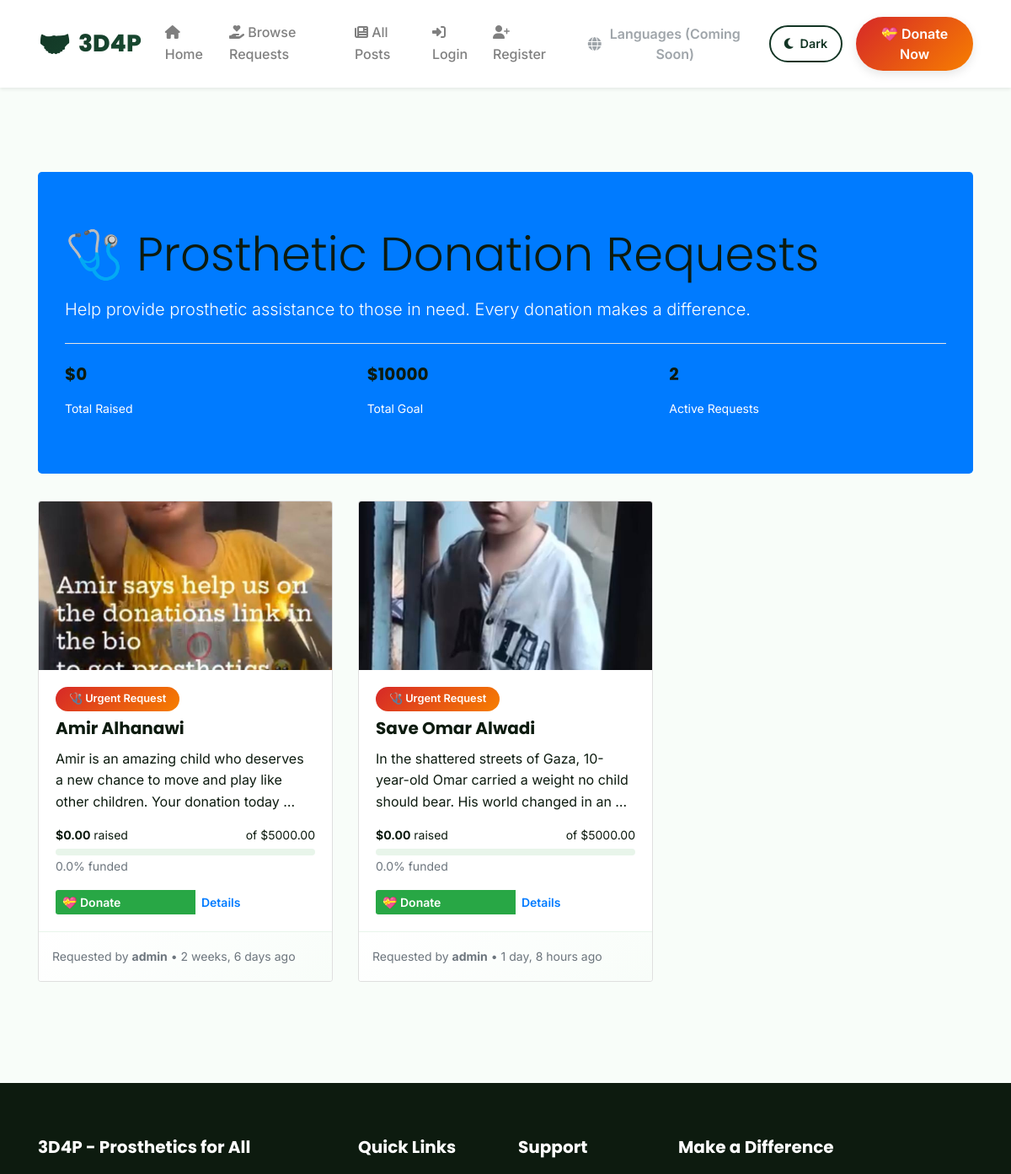
The app's page /donations/ (upper part), older data.
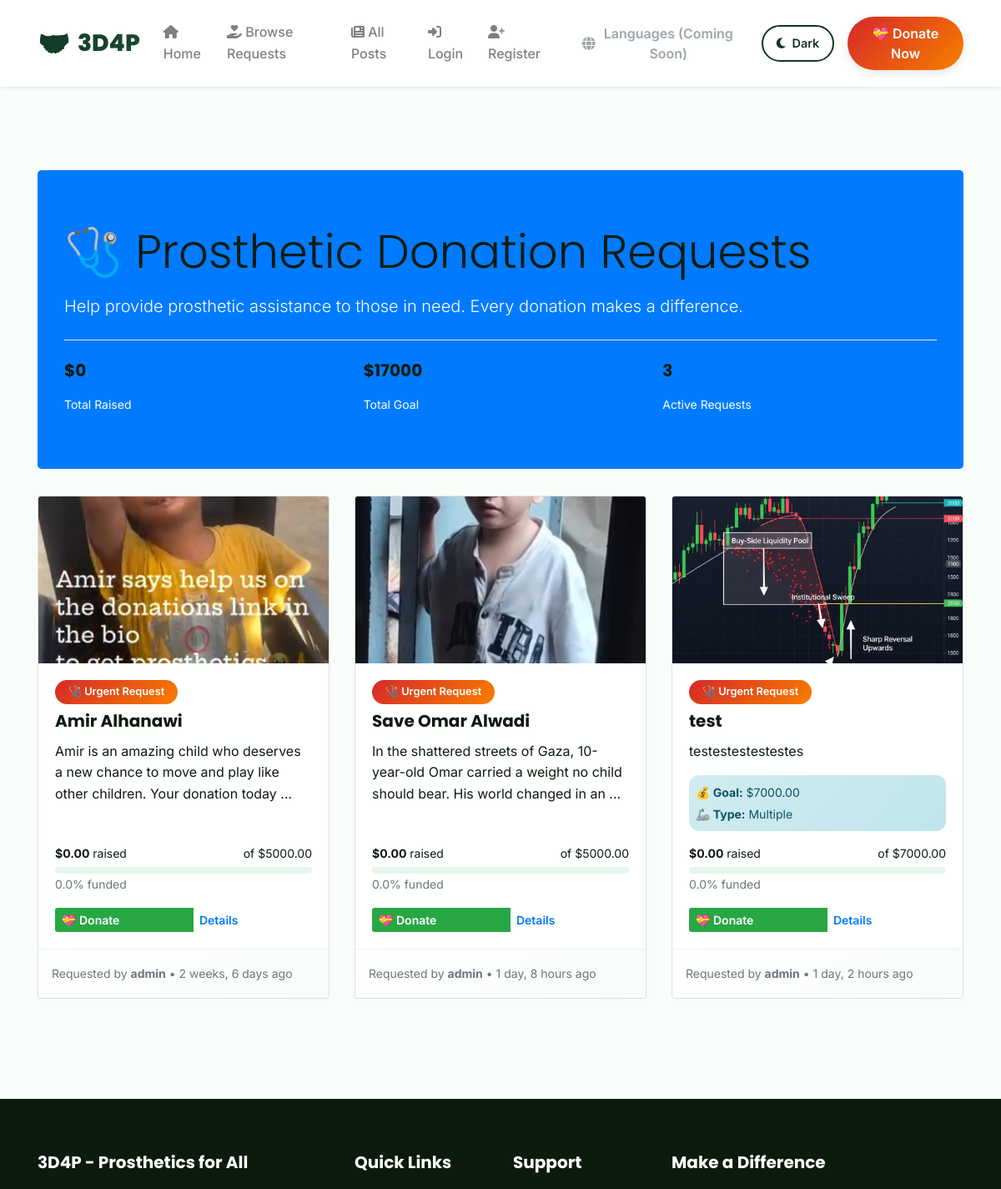
The same page, newer data.
### posts/models.py (models this page shows, shortened)
class Post(models.Model):
    POST_TYPE_CHOICES = [
        ('regular', 'Regular Post'),
        ('donation', 'Donation Request'),
    ]
    author = models.ForeignKey(User, on_delete=models.CASCADE, null=True, blank=True)
    author_name = models.CharField(max_length=100, blank=True)
    title = models.CharField(max_length=200)
    content = models.TextField()
    post_type = models.CharField(max_length=20, choices=POST_TYPE_CHOICES, default='regular')
    is_approved = models.BooleanField(default=False)
    created_at = models.DateTimeField(auto_now_add=True)
    updated_at = models.DateTimeField(auto_now=True)
    view_count = models.IntegerField(default=0)
    share_count = models.IntegerField(default=0)
    image = models.ImageField(upload_to='post_images/', null=True, blank=True)

class DonationRequest(models.Model):
    post = models.OneToOneField(Post, on_delete=models.CASCADE, related_name='donation_details')
    estimated_cost = models.DecimalField(max_digits=10, decimal_places=2)
    prosthetic_type = models.CharField(max_length=100)
    measurements = models.TextField()

### donations/models.py (models this page shows, shortened)
class DonationGoal(models.Model):
    post = models.OneToOneField(Post, on_delete=models.CASCADE, related_name='donation_goal')
    goal_amount = models.DecimalField(max_digits=10, decimal_places=2)
    current_amount = models.DecimalField(max_digits=10, decimal_places=2, default=Decimal('0.00'))
    is_active = models.BooleanField(default=True)
    created_at = models.DateTimeField(auto_now_add=True)
    @property
    def progress_percentage(self):
        if self.goal_amount == 0:
            return 0
        return min((self.current_amount / self.goal_amount) * 100, 100)
    def update_current_amount(self):
        total = self.post.donations.filter(payment_status='completed').aggregate(
            total=models.Sum('amount')
        )['total'] or Decimal('0.00')
        self.current_amount = total
        self.save()
        return self.current_amount

### users/models.py (models this page shows, shortened)
class CustomUser(AbstractUser):
    is_member = models.BooleanField(default=False)
    is_verified = models.BooleanField(default=False)
    bio = models.TextField(blank=True)
    date_of_birth = models.DateField(null=True, blank=True)
    pass

### donations/views.py (the view)
# urls.py: path('', views.donation_list, name='donation_list'),
def donation_list(request):
    posts_with_goals = Post.objects.filter(
        post_type='donation',
        is_approved=True,
        donation_goal__is_active=True
    ).select_related('donation_goal', 'author').prefetch_related('donations')
    for post in posts_with_goals:
        post.donation_goal.update_current_amount()
    paginator = Paginator(posts_with_goals, 12)
    page_number = request.GET.get('page')
    page_obj = paginator.get_page(page_number)
    context = {
        'posts': page_obj,
        'total_raised': sum(post.donation_goal.current_amount for post in posts_with_goals),
        'total_goals': sum(post.donation_goal.goal_amount for post in posts_with_goals),
    }
    return render(request, 'donations/donation_list.html', context)

### utils/error_handlers.py (called while the page is built)
    def __call__(self, request):
        if self.is_suspicious_request(request):
            logger.warning(
                f"Suspicious request detected: {request.method} {request.get_full_path()} "
                f"from IP: {self.get_client_ip(request)}"
            )
        response = self.get_response(request)
        return response

    def is_suspicious_request(self, request):
        suspicious_patterns = [
            'admin/', 'wp-admin/', 'phpmyadmin/', '.env', 'config.php',
            'shell.php', 'cmd.php', 'eval(', 'system(', 'exec('
        ]
        path = request.get_full_path().lower()
        return any(pattern in path for pattern in suspicious_patterns)

### donations/templates/donations/donation_list.html (shortened to what this page needs)
{% extends 'base.html' %}
{% block content %}
<div class="container mt-4">
    <div class="jumbotron bg-primary text-white">
        <h1 class="display-4">🩺 Prosthetic Donation Requests</h1>
        <p class="lead">Help provide prosthetic assistance to those in need. Every donation makes a difference.</p>
        <hr class="my-4 bg-white">
        <div class="row">
            <div class="col-md-4">
                <h5>${{ total_raised|floatformat:0 }}</h5>
                <small>Total Raised</small>
            </div>
            <div class="col-md-4">
                <h5>${{ total_goals|floatformat:0 }}</h5>
                <small>Total Goal</small>
            </div>
            <div class="col-md-4">
                <h5>{{ posts|length }}</h5>
                <small>Active Requests</small>
            </div>
        </div>
    </div>
    {% if posts %}
        <div class="row">
            {% for post in posts %}
            <div class="col-md-6 col-lg-4 mb-4">
                <div class="card h-100">
                    {% if post.image %}
                        <img src="{{ post.image.url }}" class="card-img-top" alt="{{ post.title }}" style="height: 200px; object-fit: cover;">
                    {% endif %}
                    <div class="card-body d-flex flex-column">
                        <span class="badge badge-danger mb-2 align-self-start">🩺 Urgent Request</span>
                        <h5 class="card-title">{{ post.title }}</h5>
                        <p class="card-text flex-grow-1">{{ post.content|truncatewords:20 }}</p>
                        {% if post.donation_details %}
                        <div class="alert alert-info p-2 mb-3">
                            <small>
                                <strong>💰 Goal:</strong> ${{ post.donation_details.estimated_cost }}<br>
                                <strong>🦾 Type:</strong> {{ post.donation_details.prosthetic_type }}
                            </small>
                        </div>
                        {% endif %}
                        {% if post.donation_goal %}
                        <div class="mb-3">
                            <div class="d-flex justify-content-between mb-1">
                                <small><strong>${{ post.donation_goal.current_amount }}</strong> raised</small>
                                <small>of ${{ post.donation_goal.goal_amount }}</small>
                            </div>
                            <div class="progress" style="height: 8px;">
                            </div>
                            <small class="text-muted">{{ post.donation_goal.progress_percentage|floatformat:1 }}% funded</small>
                        </div>
                        {% endif %}
                        <div class="mt-auto">
                            <div class="btn-group btn-group-sm d-flex">
                                <a href="{% url 'donate_to_post' post.id %}" class="btn btn-success flex-fill">
                                    💝 Donate
                                </a>
                                <a href="{% url 'post_detail' post.pk %}" class="btn btn-outline-primary flex-fill">
                                    Details
                                </a>
                            </div>
                        </div>
                    </div>
                    <div class="card-footer bg-light">
                        <small class="text-muted">
                            Requested by
                            {% if post.author %}
                                <strong>{{ post.author.username }}</strong>
                            {% else %}
                                <strong>{{ post.author_name }}</strong>
                            {% endif %}
                            • {{ post.created_at|timesince }} ago
                        </small>
                    </div>
                </div>
            </div>
            {% endfor %}
        </div>
    {% endif %}
</div>
{% endblock %}

Row changes from the older to the newer data that the page shows:
added Post: image (picture), title "test", content "testestestestestes", donation_details.estimated_cost "7000.00", donation_details.prosthetic_type "Multiple", donation_goal.current_amount "0.00", donation_goal.goal_amount "7000.00", donation_goal.progress_percentage "0.0", author.username "admin", created_at "1 day, 2 hours"
Text that changed along with them:
{{ total_goals|floatformat:0 }}: "10000" → "17000"
{{ posts|length }}: "2" → "3"
